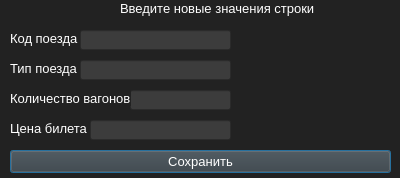
<?xml version="1.0" encoding="UTF-8"?>
<ui version="4.0">
 <class>trainedit</class>
 <widget class="QDialog" name="trainedit">
  <property name="geometry">
   <rect>
    <x>0</x>
    <y>0</y>
    <width>400</width>
    <height>178</height>
   </rect>
  </property>
  <property name="windowTitle">
   <string>Редактирование</string>
  </property>
  <property name="styleSheet">
   <string notr="true">background-color: rgb(34, 34,34);</string>
  </property>
  <widget class="QLineEdit" name="lineEdit_3">
   <property name="geometry">
    <rect>
     <x>130</x>
     <y>90</y>
     <width>101</width>
     <height>20</height>
    </rect>
   </property>
   <property name="font">
    <font>
     <pointsize>10</pointsize>
    </font>
   </property>
   <property name="styleSheet">
    <string notr="true">background-color: rgb(60, 60,60);
color: rgb(255, 255, 255);</string>
   </property>
  </widget>
  <widget class="QLabel" name="label">
   <property name="geometry">
    <rect>
     <x>10</x>
     <y>30</y>
     <width>71</width>
     <height>16</height>
    </rect>
   </property>
   <property name="font">
    <font>
     <pointsize>10</pointsize>
    </font>
   </property>
   <property name="styleSheet">
    <string notr="true">color: rgb(255, 255, 255);</string>
   </property>
   <property name="text">
    <string>Код поезда</string>
   </property>
  </widget>
  <widget class="QPushButton" name="pushButton">
   <property name="geometry">
    <rect>
     <x>10</x>
     <y>150</y>
     <width>381</width>
     <height>23</height>
    </rect>
   </property>
   <property name="font">
    <font>
     <pointsize>10</pointsize>
    </font>
   </property>
   <property name="styleSheet">
    <string notr="true">background-color: rgb(60, 60,60);
color: rgb(255, 255, 255);</string>
   </property>
   <property name="text">
    <string>Сохранить</string>
   </property>
  </widget>
  <widget class="QLineEdit" name="lineEdit">
   <property name="geometry">
    <rect>
     <x>80</x>
     <y>30</y>
     <width>151</width>
     <height>20</height>
    </rect>
   </property>
   <property name="font">
    <font>
     <pointsize>10</pointsize>
    </font>
   </property>
   <property name="styleSheet">
    <string notr="true">background-color: rgb(60, 60,60);
color: rgb(255, 255, 255);</string>
   </property>
  </widget>
  <widget class="QLabel" name="label_2">
   <property name="geometry">
    <rect>
     <x>10</x>
     <y>60</y>
     <width>71</width>
     <height>16</height>
    </rect>
   </property>
   <property name="font">
    <font>
     <pointsize>10</pointsize>
    </font>
   </property>
   <property name="styleSheet">
    <string notr="true">color: rgb(255, 255, 255);</string>
   </property>
   <property name="text">
    <string>Тип поезда</string>
   </property>
  </widget>
  <widget class="QLabel" name="label_3">
   <property name="geometry">
    <rect>
     <x>10</x>
     <y>90</y>
     <width>121</width>
     <height>16</height>
    </rect>
   </property>
   <property name="font">
    <font>
     <pointsize>10</pointsize>
    </font>
   </property>
   <property name="styleSheet">
    <string notr="true">color: rgb(255, 255, 255);</string>
   </property>
   <property name="text">
    <string>Количество вагонов</string>
   </property>
  </widget>
  <widget class="QLineEdit" name="lineEdit_2">
   <property name="geometry">
    <rect>
     <x>80</x>
     <y>60</y>
     <width>151</width>
     <height>20</height>
    </rect>
   </property>
   <property name="font">
    <font>
     <pointsize>10</pointsize>
    </font>
   </property>
   <property name="styleSheet">
    <string notr="true">background-color: rgb(60, 60,60);
color: rgb(255, 255, 255);</string>
   </property>
  </widget>
  <widget class="QLabel" name="label_4">
   <property name="geometry">
    <rect>
     <x>120</x>
     <y>0</y>
     <width>261</width>
     <height>16</height>
    </rect>
   </property>
   <property name="font">
    <font>
     <pointsize>10</pointsize>
    </font>
   </property>
   <property name="styleSheet">
    <string notr="true">color: rgb(255, 255, 255);</string>
   </property>
   <property name="text">
    <string>Введите новые значения строки</string>
   </property>
  </widget>
  <widget class="QLabel" name="label_5">
   <property name="geometry">
    <rect>
     <x>10</x>
     <y>120</y>
     <width>111</width>
     <height>16</height>
    </rect>
   </property>
   <property name="font">
    <font>
     <pointsize>10</pointsize>
    </font>
   </property>
   <property name="styleSheet">
    <string notr="true">color: rgb(255, 255, 255);</string>
   </property>
   <property name="text">
    <string>Цена билета</string>
   </property>
  </widget>
  <widget class="QLineEdit" name="lineEdit_4">
   <property name="geometry">
    <rect>
     <x>90</x>
     <y>120</y>
     <width>141</width>
     <height>20</height>
    </rect>
   </property>
   <property name="font">
    <font>
     <pointsize>10</pointsize>
    </font>
   </property>
   <property name="styleSheet">
    <string notr="true">background-color: rgb(60, 60,60);
color: rgb(255, 255, 255);</string>
   </property>
  </widget>
 </widget>
 <resources/>
 <connections/>
</ui>
